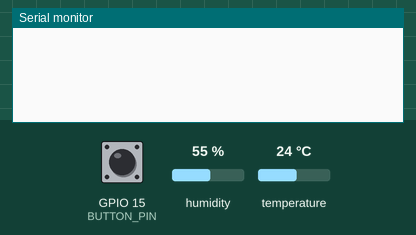
Recording of a sketch running on a simulated ESP32. Shown: the last lines printed to the serial monitor. Inputs (shaded band) come from the test bench; at power-on: GPIO 15 (BUTTON_PIN) HIGH, humidity 55 %, temperature 24 °C. Storage starts empty; random numbers use the default seed unless the sketch sets one.

Above: at 1.3 s.
1.4 s: GPIO 15 (BUTTON_PIN) pulled LOW for 0.65 s
At 3.2 s:
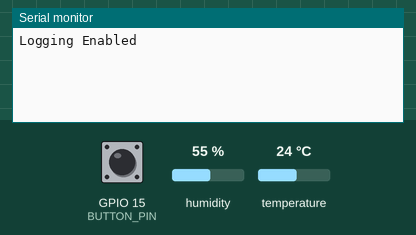
5.1 s: GPIO 15 (BUTTON_PIN) pulled LOW for 1 s
At 6.9 s:
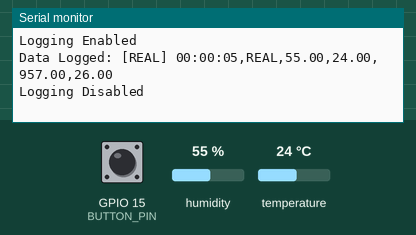

The sketch:

Esp-Datalogging-Websrvr.ino
```cpp
#include <Arduino.h>
#include <DHT11.h>
#include "FS.h"
#include "SD.h"
#include "SPI.h"

#define DHTPIN 4
#define BMP280_PIN 33
#define BUTTON_PIN 15 // Define button pin

// Variables
unsigned long epochTime = 0;
bool loggingEnabled = false;
String dataMessage;
const char* dataPath = "/data.txt";
unsigned long lastLogTime = 0;
const unsigned long logInterval = 5000; // Log every 5 seconds

unsigned long buttonPressTime = 0;
bool buttonLongPressHandled = false;

DHT11 dht11(DHTPIN);

// Initialize SD Card
void initSDCard() {
    if (!SD.begin(5)) {
        Serial.println("SD Card Mount Failed. Logging disabled.");
        loggingEnabled = false; // Prevent logging if SD card fails
    }
}

// Write Data to SD
void appendFile(fs::FS &fs, const char *path, const char *message) {
    File file = fs.open(path, FILE_APPEND);
    if (!file) {
        Serial.println("Failed to open file for appending");
        return;
    }
    file.print(message);
    file.close();
}

// Read SD File for Webpage
String readFile(fs::FS &fs, const char *path) {
    File file = fs.open(path);
    if (!file) return "";
    String data;
    while (file.available()) {
        data += file.readStringUntil('\n') + "\n";
    }
    file.close();
    return data;
}

// Delete Data File
void deleteFile(fs::FS &fs, const char *path) {
    if (fs.remove(path)) {
        Serial.println("Data file deleted.");
    }
}

// Convert milliseconds to hh:mm:ss format
String formatTime(unsigned long ms) {
    unsigned long seconds = ms / 1000;
    unsigned long minutes = seconds / 60;
    unsigned long hours = minutes / 60;
    seconds %= 60;
    minutes %= 60;
    char timeBuffer[16];
    sprintf(timeBuffer, "%02lu:%02lu:%02lu", hours, minutes, seconds);
    return String(timeBuffer);
}

// Button handling for logging control
void IRAM_ATTR handleButtonPress() {
    if (digitalRead(BUTTON_PIN) == LOW) {
        buttonPressTime = millis();
        buttonLongPressHandled = false;
    } else {
        unsigned long pressDuration = millis() - buttonPressTime;
        if (pressDuration >= 3000) { // Long press (>3s)
            buttonLongPressHandled = true;
        } else { // Short press
            loggingEnabled = !loggingEnabled;
            Serial.println(loggingEnabled ? "Logging Enabled" : "Logging Disabled");
        }
    }
}

void setup() {
    Serial.begin(115200);
    pinMode(BUTTON_PIN, INPUT_PULLUP);
    attachInterrupt(digitalPinToInterrupt(BUTTON_PIN), handleButtonPress, CHANGE);

    initSDCard();
}

void loop() {
    int temperature = 0;
    int humidity = 0;

    // Attempt to read the temperature and humidity values from the DHT11 sensor.
    int result = dht11.readTemperatureHumidity(temperature, humidity);

    if (loggingEnabled && millis() - lastLogTime >= logInterval) {
        lastLogTime = millis();
        epochTime = millis();

        // Generate Sensor or Dummy Data
        float dht_humidity = result == 0 ? humidity : random(200, 300) / 10.0;
        float dht_temp = result == 0 ? temperature : random(0, 100);
        float bmp280_pressure = random(950, 1050) / 1.0; // Simulated pressure (hPa)
        float bmp280_temp = result == 0 ? temperature + 2.0 : random(150, 300) / 10.0; // Simulated temperature

        String dataType = "REAL";

        // Use Dummy Data on Long Press
        if (buttonLongPressHandled) {
            dht_humidity = random(400, 600) / 10.0;
            dht_temp = random(200, 400) / 10.0;
            bmp280_pressure = random(1000, 1100) / 10.0;
            bmp280_temp = random(250, 400) / 10.0;
            buttonLongPressHandled = false; // Reset flag
            dataType = "DUMMY";
            Serial.println("Dummy data logging activated.");
        }

        // Create Data String with Indicator
        dataMessage = formatTime(epochTime) + "," + dataType + "," + String(dht_humidity) + "," + String(dht_temp) + "," +
                      String(bmp280_pressure) + "," + String(bmp280_temp) + "\r\n";

        // Save Data
        appendFile(SD, dataPath, dataMessage.c_str());

        Serial.println("Data Logged: [" + dataType + "] " + dataMessage);
    }
}
```

Measured:
- after the input at 1.4 s, the serial monitor: prints a new line after 0.65 s (image 1)
- after the input at 5.1 s, the serial monitor: prints a new line after 1.0 s (image 2)
